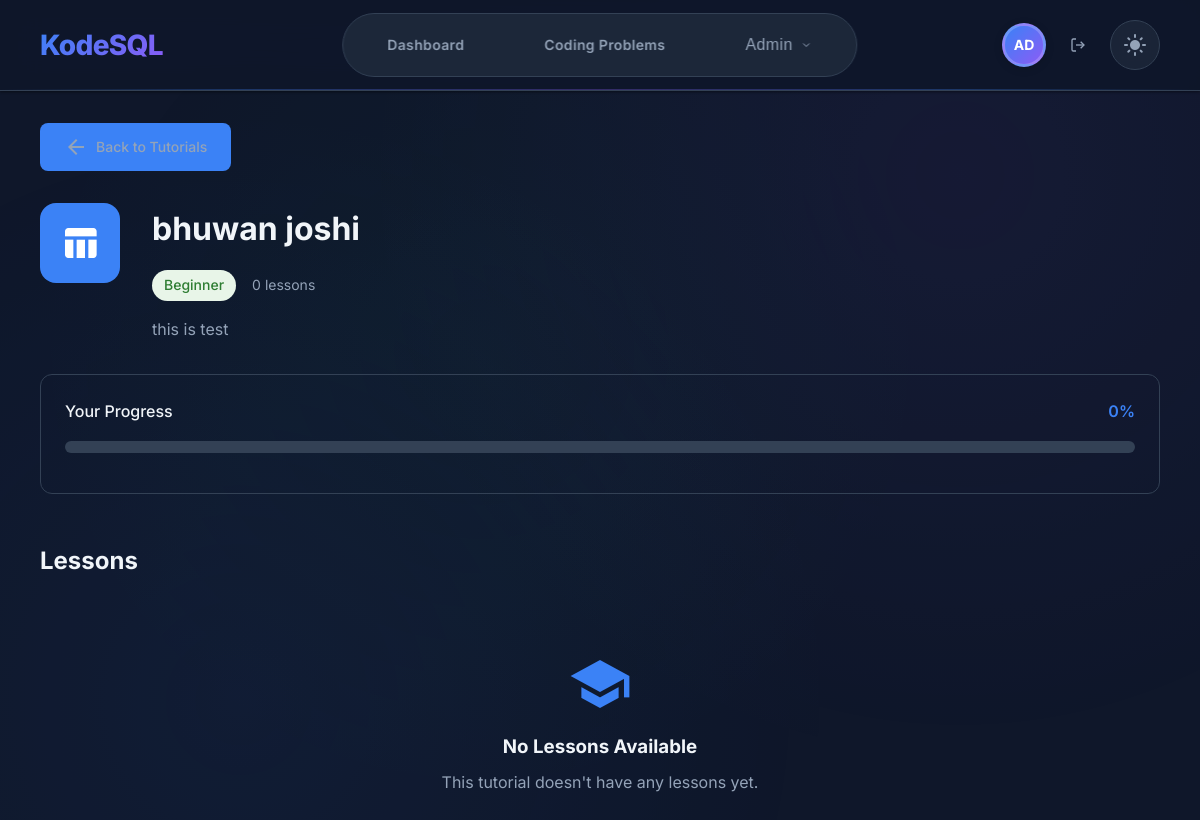
The page /tutorials/4/ (signed in) on the database as committed earlier.
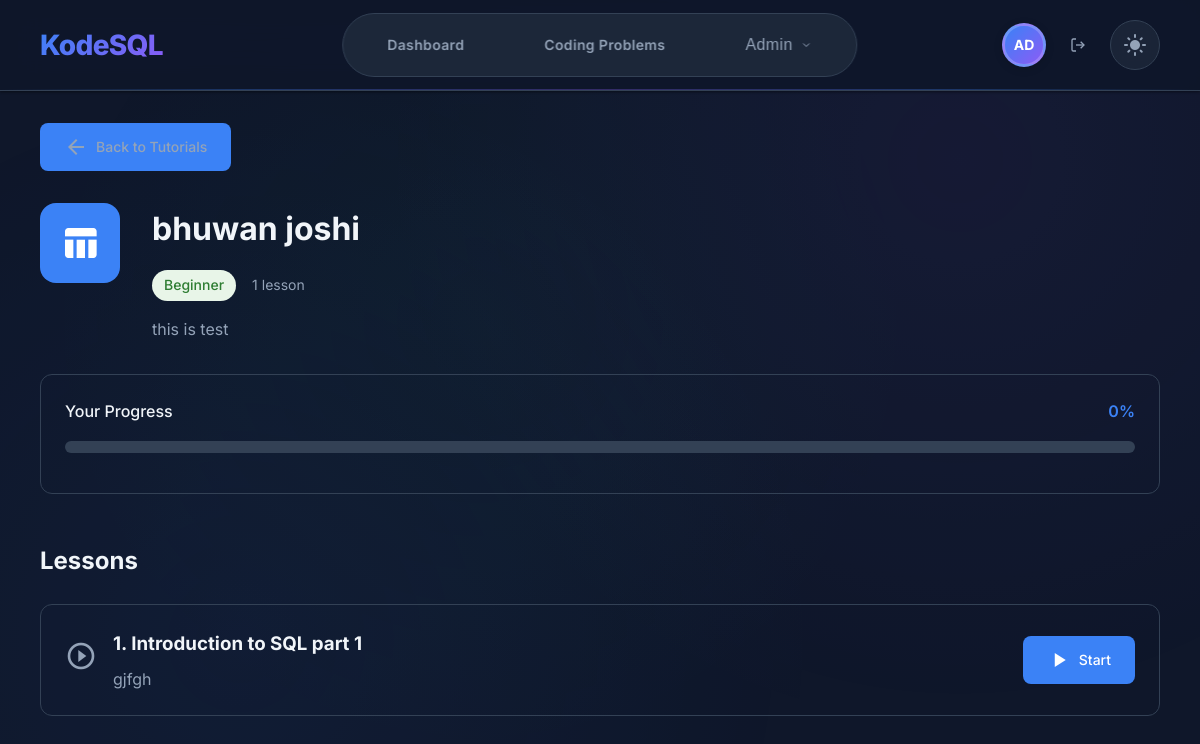
The same page on the database as committed later.
### tutorials/models.py (models this page shows, shortened)
class Lesson(models.Model):
    tutorial = models.ForeignKey(Tutorial, on_delete=models.CASCADE, related_name='lessons')
    title = models.CharField(max_length=255)
    content = CKEditor5Field(config_name='tutorial')  # Rich text content with uploads
    example_query = models.TextField(blank=True)
    expected_output = models.TextField(blank=True)
    video_url = models.URLField(blank=True, help_text="Optional video tutorial URL")
    attachments = models.FileField(upload_to='tutorials/attachments/', blank=True, null=True)
    order = models.PositiveIntegerField(default=0)
    is_active = models.BooleanField(default=True)
    created_at = models.DateTimeField(auto_now_add=True)
    updated_at = models.DateTimeField(auto_now=True)
    class Meta:
        ordering = ['order', 'created_at']
        unique_together = ['tutorial', 'order']

### tutorials/views.py (the view)
# urls.py: path('<int:tutorial_id>/', views.tutorial_detail, name='tutorial_detail'),
def tutorial_detail(request, tutorial_id):
    tutorial = get_object_or_404(Tutorial, id=tutorial_id, is_active=True)
    lessons = tutorial.lessons.filter(is_active=True).order_by('order')
    user_progress = None
    completed_lessons = []
    if request.user.is_authenticated:
        user_progress, created = UserTutorialProgress.objects.get_or_create(
            user=request.user,
            tutorial=tutorial
        )
        completed_lessons = list(user_progress.completed_lessons.values_list('id', flat=True))
    context = {
        'page_title': f'Tutorial: {tutorial.title}',
        'tutorial': tutorial,
        'lessons': lessons,
        'user_progress': user_progress,
        'completed_lessons': completed_lessons,
    }
    return render(request, 'tutorials/tutorial_detail.html', context)

### tutorials/models.py (called while the page is built)
    @property
    def progress_percentage(self):
        total_lessons = self.tutorial.lessons.count()
        if total_lessons == 0:
            return 0
        completed_count = self.completed_lessons.count()
        return int((completed_count / total_lessons) * 100)

### templates/tutorials/tutorial_detail.html (shortened to what this page needs)
{% extends "base.html" %}
{% block content %}
<div class="tile-wrap">
    <div style="padding: 2rem 0;">
        <div class="tutorial-header-section">
            <div class="breadcrumb">
                <a href="{% url 'tutorials:tutorials_list' %}" class="btn btn-primary">
                    <span class="material-icons">arrow_back</span>
                    Back to Tutorials
                </a>
            </div>
            <div class="tutorial-title-section">
                <div class="tutorial-icon-large">
                    <span class="material-icons">{{ tutorial.icon }}</span>
                </div>
                <div class="tutorial-title-info">
                    <h1>{{ tutorial.title }}</h1>
                    <div class="tutorial-meta">
                        <span class="difficulty difficulty-{{ tutorial.difficulty }}">
                            {{ tutorial.get_difficulty_display }}
                        </span>
                        <span class="lesson-count">
                            {{ lessons|length }} lesson{{ lessons|length|pluralize }}
                        </span>
                    </div>
                    <div class="tutorial-description">{{ tutorial.description|safe }}</div>
                </div>
            </div>
            {% if user.is_authenticated and user_progress %}
                <div class="progress-section">
                    <div class="progress-header">
                        <span>Your Progress</span>
                        <span class="progress-percentage">{{ user_progress.progress_percentage }}%</span>
                    </div>
                    <div class="progress-bar">
                    </div>
                </div>
            {% endif %}
        </div>
        <div class="lessons-section">
            <h2>Lessons</h2>
            {% if lessons %}
                <div class="lessons-list">
                    {% for lesson in lessons %}
                        <div class="lesson-item {% if lesson.id in completed_lessons %}completed{% endif %}">
                            <div class="lesson-status">
                                {% if lesson.id in completed_lessons %}
                                    <span class="material-icons completed">check_circle</span>
                                {% else %}
                                    <span class="material-icons">play_circle_outline</span>
                                {% endif %}
                            </div>
                            <div class="lesson-content">
                                <h3>{{ forloop.counter }}. {{ lesson.title }}</h3>
                                {% if lesson.content %}
                                    <div class="lesson-preview">{{ lesson.content|truncatechars:200|safe }}</div>
                                {% endif %}
                            </div>
                            <div class="lesson-actions">
                                <a href="{% url 'tutorials:lesson_detail' tutorial.id lesson.id %}" class="btn btn-primary">
                                    {% if lesson.id in completed_lessons %}
                                        <span class="material-icons">replay</span>
                                        Review
                                    {% else %}
                                        <span class="material-icons">play_arrow</span>
                                        Start
                                    {% endif %}
                                </a>
                            </div>
                        </div>
                    {% endfor %}
                </div>
            {% else %}
                <div class="empty-state">
                    <span class="material-icons">school</span>
                    <h3>No Lessons Available</h3>
                    <p>This tutorial doesn't have any lessons yet.</p>
                </div>
            {% endif %}
        </div>
    </div>
</div>
{% endblock %}

Rows that differ between the two databases and show on the page:
added Lesson: title "Introduction to SQL part 1", content "gjfgh", shows "Start"
Other text that changed with them:
{{ lessons|length }}: "0" → "1"
text no longer shown: "No Lessons Available This tutorial doesn't have any lessons yet."
